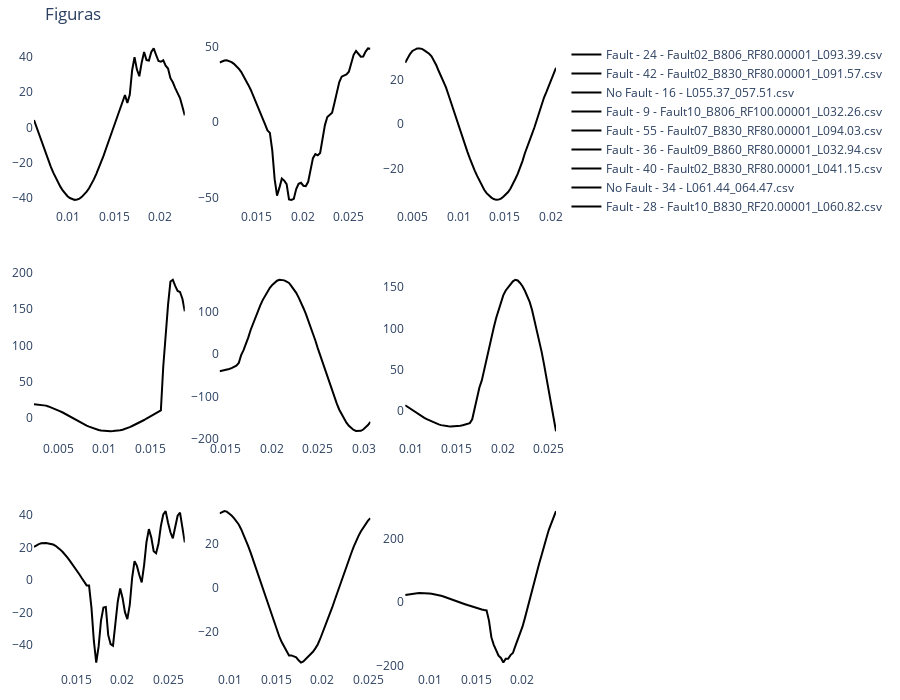

The cell this chart's notebook holds for it:
### Markdown cell above
##### 6.2. Plotly Plot

### Code cell
from plotly.subplots import make_subplots
import plotly.graph_objects as go

fs = 3840
dataset_plot = Form1Dataset(
    dataset_dir, max_window_idx=max_window_idx, signal_names=signal_names, test=True
)
plot_dataloader = DataLoader(dataset_plot, batch_size=train_batch_size, shuffle=True)

dataiter = iter(plot_dataloader)
signal_windows, t_windows, labels, csv_name, index, window_idx = next(dataiter)
print(len(csv_name))
print(window_idx.shape)
print(labels.shape)

print(labels.type())
x = model(signal_windows[0:9].to(device))
# x = x.detach()

# Crear Matriz de confusión
df = confusion_matrix(x, labels[0:9])
print(type(df))
print(df)

# figure = plt.figure(figsize=(10, 10))
cols, rows = 3, 3
fig = make_subplots(rows=rows, cols=cols)

label_to_text = {
    "0": "No Fault",
    "1": "Fault",
}

for i in range(0, cols * rows):

    col = i % cols
    row = i // cols
    label = label_to_text[str(int(labels[i, 0].item()))]
    win_idx = str(window_idx[i].item())
    fig.add_trace(
        go.Scatter(
            name=f"{label} - {win_idx} - {csv_name[i]}",
            x=t_windows[i, :],
            y=signal_windows[i, :, 0],
            marker_color="black",
        ),
        row=row + 1,
        col=col + 1,
    )

fig.update_layout(
    height=700,
    width=900,
    title_text="Figuras",
    margin={"b": 20, "t": 40, "l": 20, "r": 30},
    plot_bgcolor="rgba(0,0,0,0)",
    # paper_bgcolor="whitesmoke",
)
fig.show()
